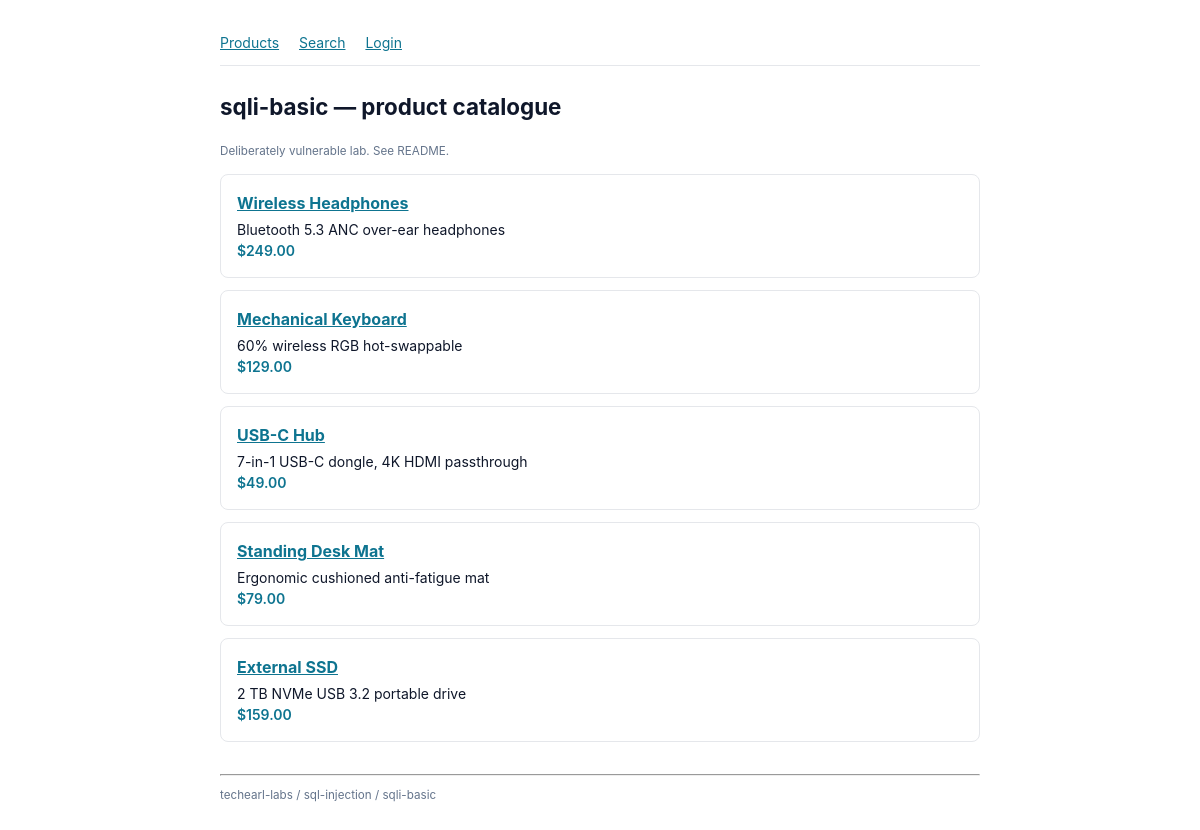
The page / on the database its author committed.
### tables this page shows
CREATE TABLE products (
  id INT PRIMARY KEY,
  name VARCHAR(100) NOT NULL,
  description TEXT,
  price DECIMAL(10, 2) NOT NULL
);

### public/index.php (the view, shortened to what this page needs)
<?php
require __DIR__ . '/shared/db.php';
$conn = db();
$result = $conn->query("SELECT id, name, description, price FROM products ORDER BY id");
layout_open('Catalogue');
echo '<h1>sqli-basic — product catalogue</h1>';
echo '<p><small class="note">Deliberately vulnerable lab. See README.</small></p>';
while ($row = $result->fetch_assoc()) {
    echo '<div class="product">';
    echo '<h2><a href="/product?id=' . (int)$row['id'] . '">' . h($row['name']) . '</a></h2>';
    echo '<div>' . h($row['description']) . '</div>';
    echo '<div class="price">$' . number_format((float)$row['price'], 2) . '</div>';
    echo '</div>';
}
layout_close();

### public/shared/db.php (shortened to what this page needs)
<?php
function h(string $s): string {
    return htmlspecialchars($s, ENT_QUOTES, 'UTF-8');
}
function layout_open(string $title): void {
    echo '<!doctype html><html lang="en"><head>';
    echo '<style>
        body{font:14px/1.5 -apple-system,system-ui,sans-serif;max-width:760px;margin:2rem auto;padding:0 1rem;color:#0f172a}
        h1{font-size:1.4rem;margin-top:0}
        a{color:#0e7490}
        nav{margin-bottom:1.5rem;border-bottom:1px solid #e5e7eb;padding-bottom:.75rem}
        nav a{margin-right:1rem}
        .product{border:1px solid #e5e7eb;border-radius:.5rem;padding:1rem;margin:.75rem 0}
        .product h2{font-size:1rem;margin:0 0 .25rem 0}
        .price{font-weight:600;color:#0e7490}
        form label{display:block;margin:.5rem 0 .25rem 0;font-size:12px;font-weight:600}
        form input{padding:.4rem .6rem;border:1px solid #cbd5e1;border-radius:.25rem;font-size:14px;width:100%;max-width:300px}
        form button{margin-top:.75rem;padding:.4rem 1rem;background:#0e7490;color:#fff;border:0;border-radius:.25rem;font-size:14px;cursor:pointer}
        .alert{padding:.5rem .75rem;border-radius:.25rem;background:#fee2e2;color:#991b1b;font-size:13px}
        .ok{background:#dcfce7;color:#166534}
        small.note{color:#64748b}
    </style></head><body>';
    echo '<nav><a href="/">Products</a> <a href="/search.php">Search</a> <a href="/login.php">Login</a></nav>';
}
function layout_close(): void {
    echo '<hr style="margin-top:2rem"><small class="note">techearl-labs / sql-injection / sqli-basic</small>';
    echo '</body></html>';
}

### public/shared/db.php (style rules this page uses)
body { font:14px/1.5 -apple-system,system-ui,sans-serif;max-width:760px;margin:2rem auto;padding:0 1rem;color:#0f172a }
h1 { font-size:1.4rem;margin-top:0 }
a { color:#0e7490 }
nav { margin-bottom:1.5rem;border-bottom:1px solid #e5e7eb;padding-bottom:.75rem }
nav a { margin-right:1rem }
.product { border:1px solid #e5e7eb;border-radius:.5rem;padding:1rem;margin:.75rem 0 }
.product h2 { font-size:1rem;margin:0 0 .25rem 0 }
.price { font-weight:600;color:#0e7490 }
small.note { color:#64748b }

### rows shown on the page
products: name "Wireless Headphones", description "Bluetooth 5.3 ANC over-ear headphones", price "249.00"
products: name "Mechanical Keyboard", description "60% wireless RGB hot-swappable", price "129.00"
products: name "USB-C Hub", description "7-in-1 USB-C dongle, 4K HDMI passthrough", price "49.00"
products: name "Standing Desk Mat", description "Ergonomic cushioned anti-fatigue mat", price "79.00"
products: name "External SSD", description "2 TB NVMe USB 3.2 portable drive", price "159.00"
